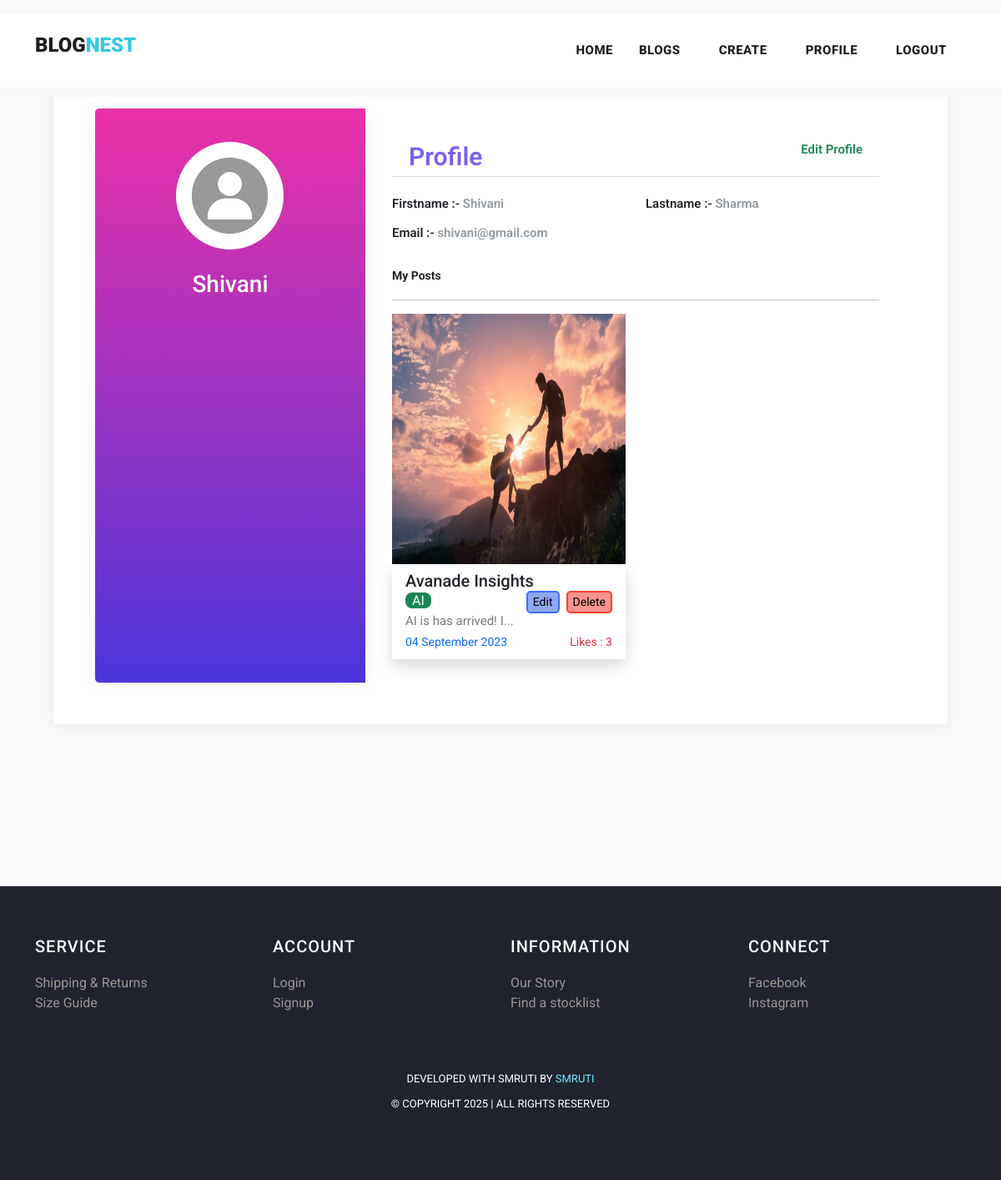
The app's page /profile/12, older data.
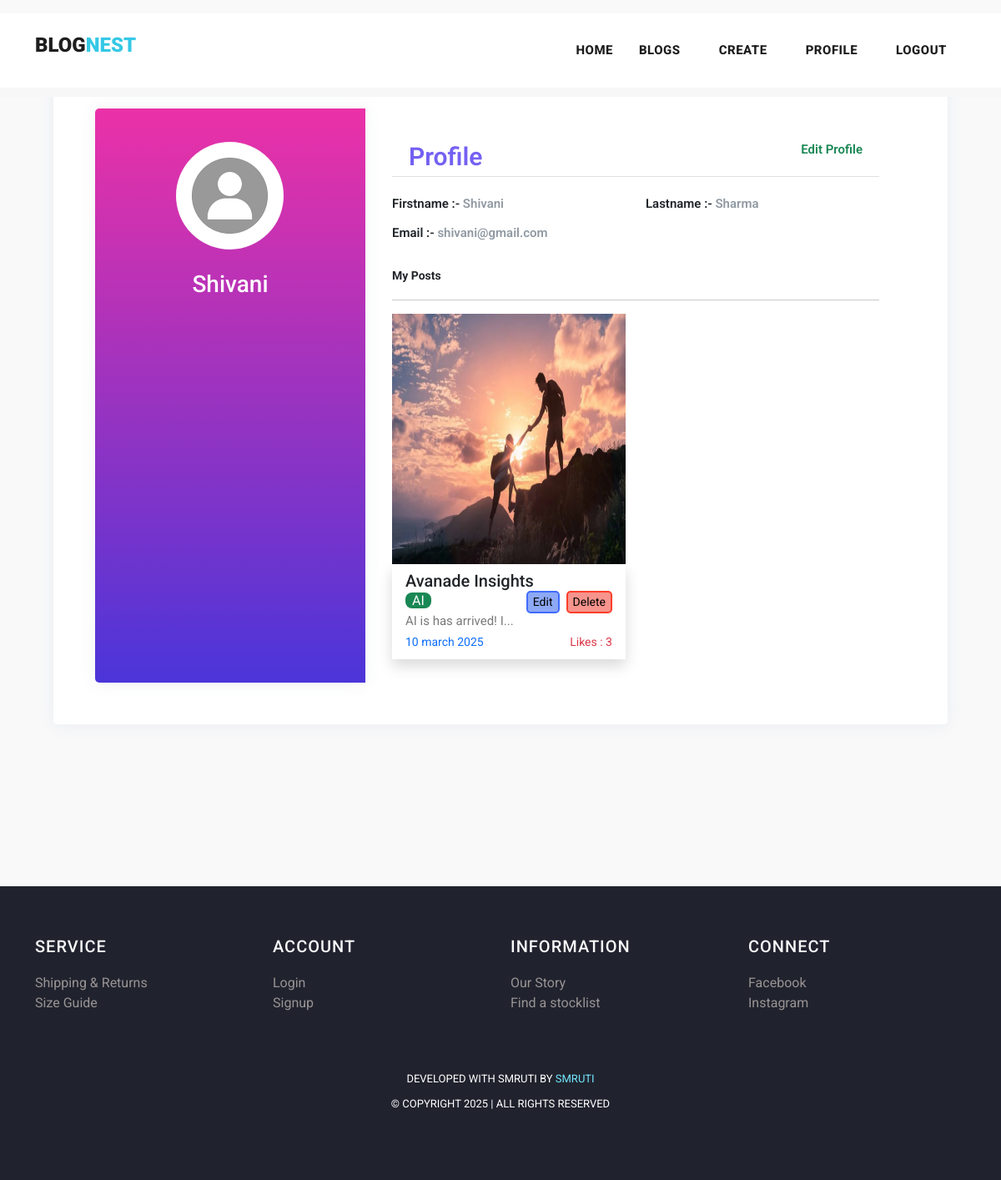
The same page, newer data.
### myapp/models.py (models this page shows, shortened)
class Post(models.Model):
    postname = models.CharField(max_length=600)
    category = models.CharField(max_length=600)
    image = models.ImageField(upload_to='images/posts',blank=True,null=True)
    content = models.CharField(max_length=100000)
    time = models.CharField(default=time,max_length=100, blank=True)
    likes = models.IntegerField(null=True,blank=True,default=0)
    user = models.ForeignKey(User,on_delete=models.CASCADE)

### myapp/views.py (the view)
# urls.py: path("profile/<int:id>",views.profile,name='profile'),
def profile(request,id):
    return render(request,'profile.html',{
        'user':User.objects.get(id=id),
        'posts':Post.objects.all(),
        'media_url':settings.MEDIA_URL,
    })

### templates/profile.html (shortened to what the changed rows need)
{% load static %}
<!DOCTYPE html>
<html lang="en">
<head>
    <link href="https://cdn.jsdelivr.net/npm/bootstrap@5.3.0-alpha3/dist/css/bootstrap.min.css" rel="stylesheet"
>
    <link href="{% static 'vendor/bootstrap/css/bootstrap.min.css' %}" rel="stylesheet">
    <link rel="stylesheet" href="https://maxcdn.bootstrapcdn.com/bootstrap/4.0.0/css/bootstrap.min.css">
    <link href="https://cdn.jsdelivr.net/npm/bootstrap@5.3.0-alpha3/dist/css/bootstrap.min.css" rel="stylesheet"
>
    <link rel="stylesheet" href="{% static 'assets/css/fontawesome.css' %}">
    <link rel="stylesheet" href="{% static 'assets/css/templatemo-stand-blog.css' %}">
    <link rel="stylesheet" href="{% static 'assets/css/owl.css' %}">
</head>
<body>
    <header class="">
        <nav class="navbar navbar-expand-lg bg-white">
            <div class="container">
                <a class="navbar-brand" href="index.html">
                    <h2>BLOG<span style="color: rgb(53, 200, 230);">Nest</span></h2>
                </a>
            </div>
        </nav>
    </header>
    <div class="mt-3">
        <div class="page-content page-container p-lg-5 p-0" id="page-content">
            <div class="padding">
                <div class="row d-flex justify-content-center">
                    <div class="col-xl-12 col-md-12" id="card">
                        <div class="card user-card-full">
                            <div class="row m-l-0 m-r-0">
                                <div class="col-sm-8">
                                    <div class="card-block">
                                        <div class="row row-cols-lg-2 row-cols-1">
                                            {% for post in posts%}
                                            {% if post.user_id == user.id %}
                                            <div class="col col-lg-6 col-12 mb-2">
                                                <img src="{{media_url}}{{post.image}}" alt="" height="300px"
                                                    width="100%">
                                                <div class="px-3 py-2 shadow">
                                                    <h5>{{post.postname}}</h5>
                                                    <a href="{% url 'deletepost' post.id %}"><button
                                                            class="ms-2 float-right small" type="submit"
                                                            style="border:2px solid rgb(252, 63, 42); border-radius: 5px; background-color: rgb(246, 148, 141);">Delete</button></a>
                                                    <a href="{% url 'editpost' post.id %}"><button
                                                            class="float-right small" type="submit"
                                                            style="border:2px solid rgb(64, 108, 251); border-radius: 5px; background-color: rgb(141, 169, 246);">Edit</button></a>
                                                    <span
                                                        class="text-white bg-success rounded-3 px-2 rounded-2">{{post.category}}</span>
                                                    <p>{{post.content|slice:"0:20"}}...</p>
                                                    <p class="small text-primary">{{post.time}}<span
                                                            class="text-danger float-right">Likes :
                                                            {{post.likes}}</span></p>
                                                </div>
                                            </div>
                                            {% endif %}
                                            {% endfor %}
                                        </div>
                                    </div>
                                </div>
                            </div>
                        </div>
                    </div>
                </div>
            </div>
        </div>
    </div>
</body>
</html>

Row changes from the older to the newer data that the page shows:
changed Post "Avanade Insights": time "04 September 2023" → "10 march 2025"
